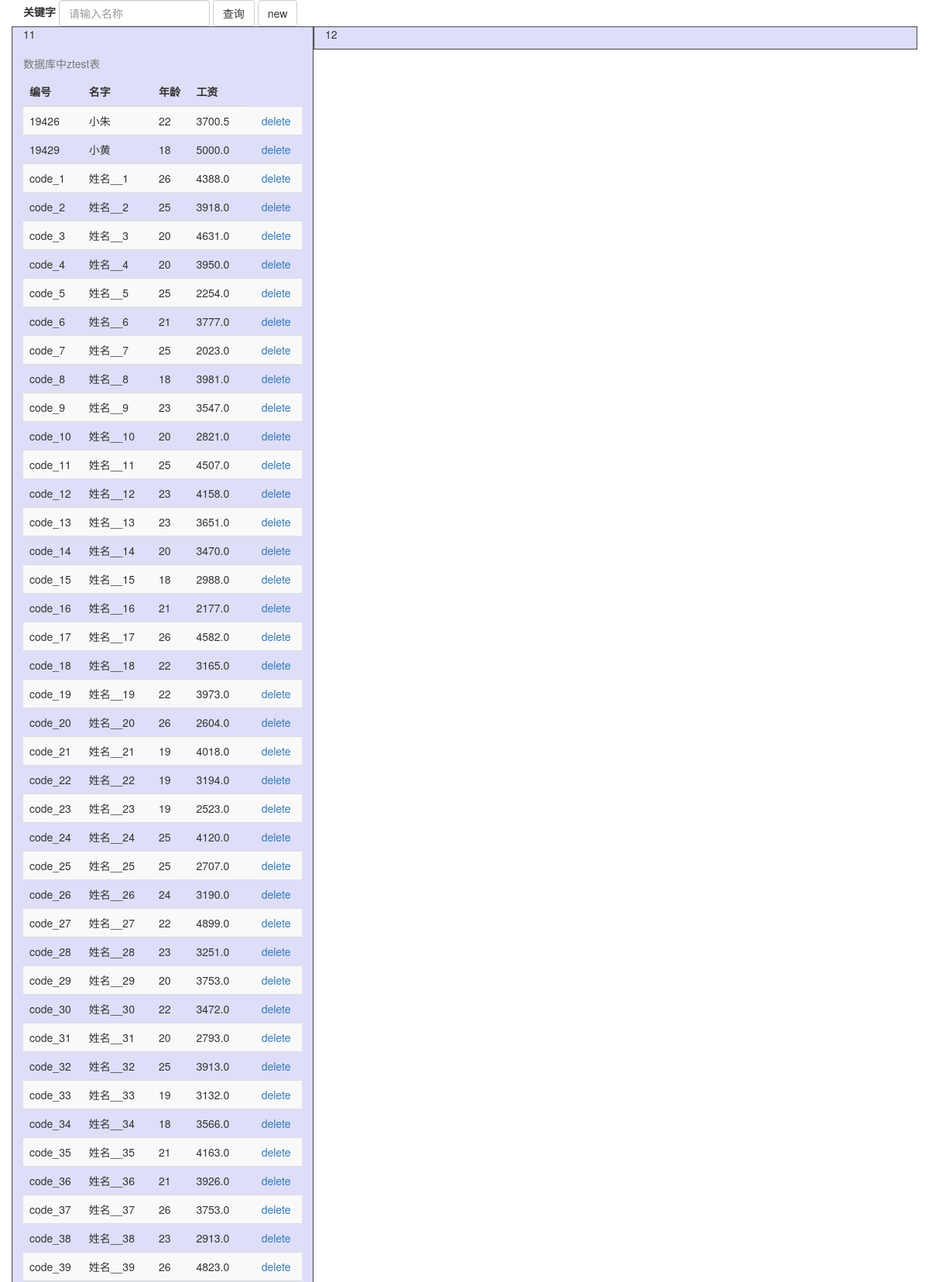
The page /ztest_list_ljf (upper part) on the database its author committed.
### tables this page shows
CREATE TABLE "ztest" (
	"id"	INTEGER NOT NULL PRIMARY KEY AUTOINCREMENT,
	"code"	TEXT,
	"name"	TEXT,
	"age"	INTEGER,
	"salary"	REAL
);

### main_ljf.py (the view)
@app.route('/ztest_list_ljf',methods=['GET','POST'])
def ztest_list_ljf():
	if request.method=='POST':
		kw = request.form.get('kw') if ('kw' in request.form) else ''
	else:
		kw = ''
	dm = {}
	dm['kw']=kw
	conn = sqlite3.connect(get_db_path())
	cursor = conn.cursor()
	dt_conn = {}
	sql = '''
	select count(*) from ztest where 1=1
	'''
	if kw!='':
		sql += ' and name like :kw'
		dt_conn['kw']='%'+kw+'%'
	result_one = cursor.execute(sql,dt_conn).fetchone()
	total = result_one[0] if (result_one is not None) else 0
	dm['total']=total
	if total>0:
		sql = '''
		select * from ztest where 1=1
		'''
		if kw!='':
			sql += ' and name like :kw'
			dt_conn['kw']='%'+kw+'%'
		result = cursor.execute(sql,dt_conn).fetchall()
		dm['rows']=result
	conn.close()
	return render_template('ztest_list_ljf.html',dm=dm)

### project_utils.py (called while the page is built)
def get_project_dir():
	global cur_project_path
	if cur_project_path is not None:
		return cur_project_path
	cur_project_path = os.path.dirname(os.path.abspath(__file__))
	if cur_project_path.find('\\')!=-1:
		cur_project_path = cur_project_path.replace('\\','/')
	return cur_project_path

def get_db_path():
	return get_project_dir()+'/my.db'

### templates/ztest_list_ljf.html (shortened to what this page needs)
<!DOCTYPE html>
<html lang="zh-CN">
<head>
	<link href="bootstrap-3.3.5-dist/css/bootstrap.min.css" rel="stylesheet">
	<link href="font-awesome-4.7.0/css/font-awesome.min.css" rel="stylesheet">
</head>
<body>
	<div class="container">
	<div class="row">
		<div class="col-sm-6">
			<form id="form_search" class="form-inline" role="form" method="post" action="/ztest_list_ljf">
			  <div class="form-group">
				<label>关键字</label>
				<input type="text" class="form-control" name="kw"
				placeholder="请输入名称" value="{{dm.kw}}">
			  </div>
			  <button type="button" class="btn btn-default" onclick="search()">查询</button>
			  <button type="button" class="btn btn-default" onclick="presave(0)">new</button>
			</form>
		</div>
	</div>
   <div class="row">
      <div class="col-md-6 col-lg-4"  style="background-color: #dedef8;
         box-shadow: inset 1px -1px 1px #444, inset -1px 1px 1px #444;">
         <p>11
		 {% if dm.total>0 %}
		 <table class="table table-striped">
		   <caption>数据库中ztest表</caption>
		   <thead>
			 <tr>
			   <th>编号</th>
			   <th>名字</th>
			   <th>年龄</th>
			   <th>工资</th>
			 </tr>
		   </thead>
		   <tbody>
			{% for row in dm.rows %}
			 <tr>
			   <td>{{row[1]}}</td>
			   <td>{{row[2]}}</td>
			   <td>{{row[3]}}</td>
			   <td>{{row[4]}}</td>
			   <td>
					<a href="javascript:;" onclick="remove({{row[0]}})"><i class="fa fa-remove"></i>delete</a>
				</td>
			 </tr>
			{% endfor %}
		   </tbody>
		 </table>
		{% else %}
		<h3> 查询无结果 </h3>
		{% endif %}
         </p>
      </div>
      <div class="col-md-6 col-lg-8" style="background-color: #dedef8;
         box-shadow: inset 1px -1px 1px #444, inset -1px 1px 1px #444;">
         <p>12
         </p>
		</div>
	</div>
	</div>
</body>
</html>

### rows shown on the page
ztest: code "19426", name "小朱", age "22", salary "3700.5"
ztest: code "19429", name "小黄", age "18", salary "5000.0"
ztest: code "code_1", name "姓名__1", age "26", salary "4388.0"
ztest: code "code_2", name "姓名__2", age "25", salary "3918.0"
ztest: code "code_3", name "姓名__3", age "20", salary "4631.0"
ztest: code "code_4", name "姓名__4", age "20", salary "3950.0"
ztest: code "code_5", name "姓名__5", age "25", salary "2254.0"
ztest: code "code_6", name "姓名__6", age "21", salary "3777.0"
ztest: code "code_7", name "姓名__7", age "25", salary "2023.0"
ztest: code "code_8", name "姓名__8", age "18", salary "3981.0"
ztest: code "code_9", name "姓名__9", age "23", salary "3547.0"
ztest: code "code_10", name "姓名__10", age "20", salary "2821.0"
ztest: code "code_11", name "姓名__11", age "25", salary "4507.0"
ztest: code "code_12", name "姓名__12", age "23", salary "4158.0"
ztest: code "code_13", name "姓名__13", age "23", salary "3651.0"
ztest: code "code_14", name "姓名__14", age "20", salary "3470.0"
ztest: code "code_15", name "姓名__15", age "18", salary "2988.0"
ztest: code "code_16", name "姓名__16", age "21", salary "2177.0"
ztest: code "code_17", name "姓名__17", age "26", salary "4582.0"
ztest: code "code_18", name "姓名__18", age "22", salary "3165.0"
ztest: code "code_19", name "姓名__19", age "22", salary "3973.0"
ztest: code "code_20", name "姓名__20", age "26", salary "2604.0"
ztest: code "code_21", name "姓名__21", age "19", salary "4018.0"
ztest: code "code_22", name "姓名__22", age "19", salary "3194.0"
ztest: code "code_23", name "姓名__23", age "19", salary "2523.0"
ztest: code "code_24", name "姓名__24", age "25", salary "4120.0"
ztest: code "code_25", name "姓名__25", age "25", salary "2707.0"
ztest: code "code_26", name "姓名__26", age "24", salary "3190.0"
ztest: code "code_27", name "姓名__27", age "22", salary "4899.0"
ztest: code "code_28", name "姓名__28", age "23", salary "3251.0"
ztest: code "code_29", name "姓名__29", age "20", salary "3753.0"
ztest: code "code_30", name "姓名__30", age "22", salary "3472.0"
ztest: code "code_31", name "姓名__31", age "20", salary "2793.0"
ztest: code "code_32", name "姓名__32", age "25", salary "3913.0"
ztest: code "code_33", name "姓名__33", age "19", salary "3132.0"
ztest: code "code_34", name "姓名__34", age "18", salary "3566.0"
ztest: code "code_35", name "姓名__35", age "21", salary "4163.0"
ztest: code "code_36", name "姓名__36", age "21", salary "3926.0"
ztest: code "code_37", name "姓名__37", age "26", salary "3753.0"
ztest: code "code_38", name "姓名__38", age "23", salary "2913.0"
ztest: code "code_39", name "姓名__39", age "26", salary "4823.0"
